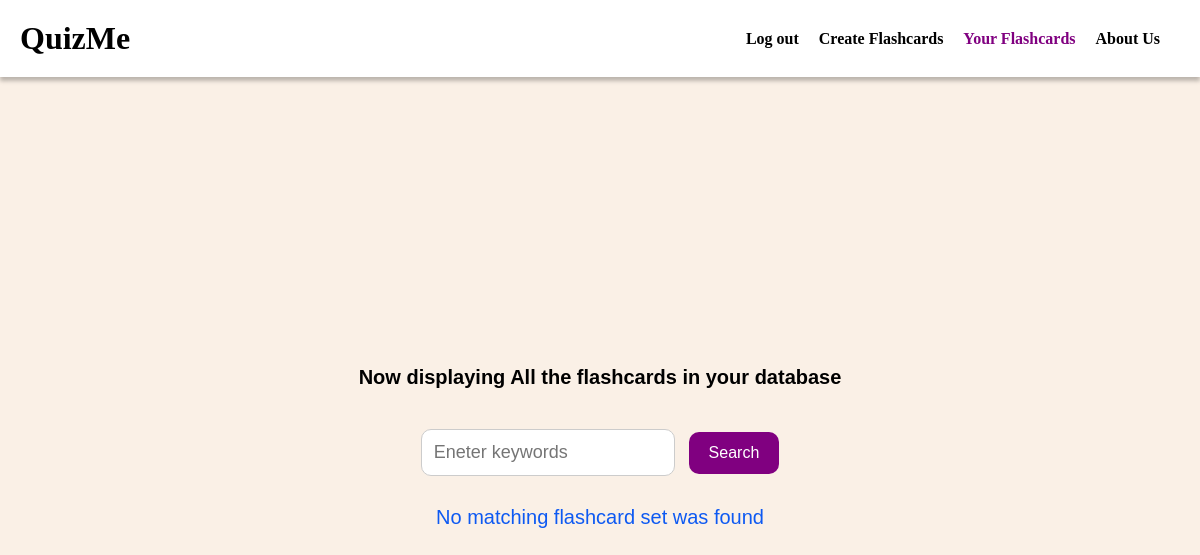
Page /your-flashcards (signed in) on the earlier database version.
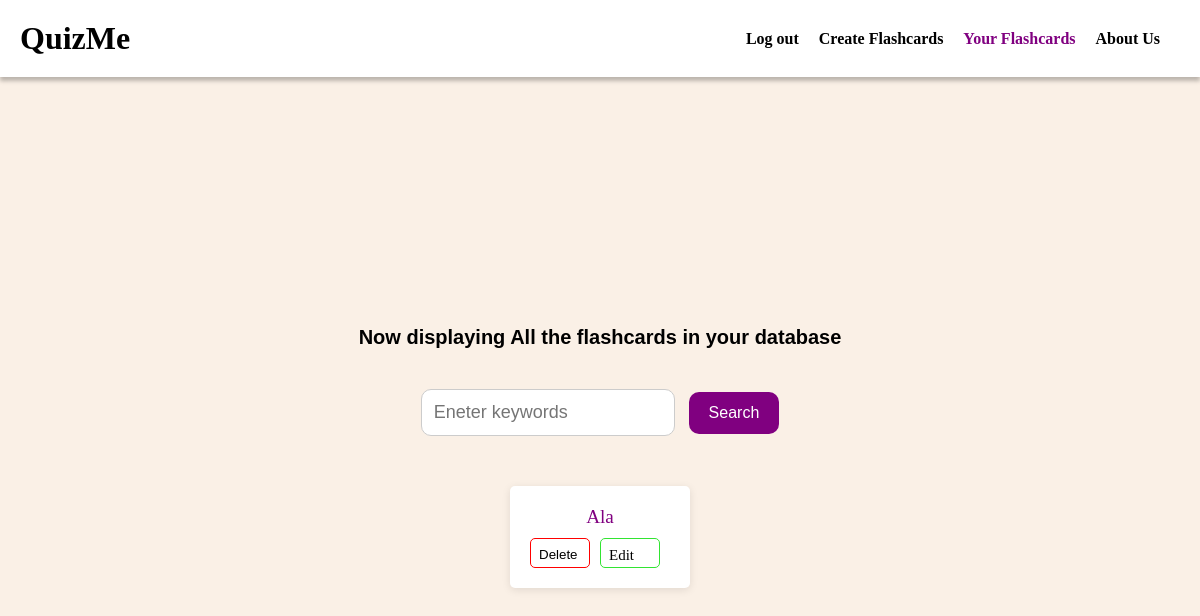
Same page on the later database version.
### run.py (models this page shows, shortened)
class FlashcardSet(db.Model):
    id = db.Column(db.Integer, primary_key=True)
    name = db.Column(db.String(100), nullable=False)
    user_id = db.Column(db.Integer, db.ForeignKey('user.id'), nullable=False)
    flashcards = db.relationship('Flashcard', backref='flashcard_set', lazy=True, cascade='all, delete-orphan')  # Add cascade option

### run.py (the view, shortened to what this page needs)
@app.route('/your-flashcards', methods=['GET', 'POST'])
def your_flashcards():
    if 'user_id' not in session:
        return render_template('login.html', error_message="Please log in to access your flashcards.")
    user_id = session['user_id']
    user = User.query.get(user_id)
    flashcard_sets = user.flashcards
    return render_template('your-flashcards.html', flashcard_sets=flashcard_sets)

### templates/your-flashcards.html (shortened to what this page needs)
<!DOCTYPE html>
<html lang="en">
<head>
  <link rel="stylesheet" href="{{ url_for('static', filename='style.css') }}">
</head>
<body>
  <header>
    <div class="logo-container">
      <h1><b>QuizMe</b></h1>
    </div>
    <nav>
      <ul>
        <li><a href="{{ url_for('index') }}">Log out</a></li>
        <li><a href="{{ url_for('get_started') }}">Create Flashcards</a></li>
        <li><a href="{{ url_for('your_flashcards') }}" class="active">Your Flashcards</a></li>
        <li><a href="{{ url_for('about_us') }}">About Us</a></li>
      </ul>
    </nav>
  </header>
  <section class="hero">
    <h1 class="subtitle">Now displaying All the flashcards in your database</h1>
    <form id="searchForm" action="{{ url_for('search_flashcard_sets') }}" method="POST">
      <input type="text" id = "search" name="search_keywords" placeholder="Eneter keywords">
      <button type="submit" id="login-button">Search</button>
    </form>
  <div class="flashcard-list">
    <div class="flashcard-list">
      {% if flashcard_sets %}
        {% for flashcard_set in flashcard_sets %}
          <div class="flashcard-set-card">
              <a href="{{ url_for('single_flashcard', flashcard_set_name=flashcard_set.name) }}">{{ flashcard_set.name }}</a>
              <div class="side">
              <button class="delete_button" onclick="deleteFlashcardSet('{{ flashcard_set.name }}')">Delete</button>
              <a href="{{ url_for('edit_flashcard_set', flashcard_set_name=flashcard_set.name) }}" class="edit-button"><p id = "edit"> Edit </p></a>
            </div>
          </div>
        {% endfor %}
      {% else %}
        <p id = "subtitle">No matching flashcard set was found</p>
      {% endif %}
    </div>
  </div>
  </section>
</body>
</html>

### static/style.css (style rules this page uses)
* { box-sizing: border-box; margin: 0; padding: 0; }
body { font-family: popping; background-color: linen; overflow-y: scroll; flex-direction: row; color: black; }
header { display: flex; align-items: center; justify-content: space-between; padding: 20px; background-color: white; box-shadow: 0px 4px 4px #00000040; width: 100%; }
h1 { color: black; }
nav ul { list-style: none; display: flex; }
nav ul li { margin-right: 20px; }
nav ul li a { text-decoration: none; color: black; font-weight: bold; }
nav ul li a.active { color: purple; }
.hero { text-align: center; padding: 100px 0; height: 100vh; display: flex; flex-direction: column; justify-content: center; align-items: center; }
.hero h1 { color: black; font-size: 36px; font-weight: bold; margin-bottom: 20px; }
.hero .subtitle { color: black; font-size: 20px; margin-bottom: 40px; font-family: Verdana, Geneva, Tahoma, sans-serif; }

### templates/your-flashcards.html (style rules this page uses)
.flashcard-set-card { background-color: white; border-radius: 5px; margin: 20px; padding: 20px; box-shadow: 0 2px 9px rgba(0, 0, 0, 0.1); display: inline-flex; flex-direction: column; justify-content: space-between; min-width: 20px; position: relative; }
.flashcard-list { display: flex; flex-wrap: wrap; justify-content: center; gap: 20px; margin: 10px; }
.flashcard-set-card a { color: purple; font-size: larger; text-decoration: none; }
#login-button { background-color: purple; color: #fff; border: none; border-radius: 10px; padding: 12px 20px; margin-left: 10px; font-size: 16px; cursor: pointer; }
#search { width: 70%; font-size: 18px; padding: 12px; border: 1px solid #ccc; border-radius: 10px; transition: border-color 0.3s ease; margin-bottom: 10px; }
.flashcard-set-card .delete_button { background-color: white; border: 1px solid red; color: black; width: 60px; height: 30px; border-radius: 5px; padding: 8px 8px; margin-top: 10px; margin-right: 10px; cursor: pointer; }
#edit { font-size: 15px; }
.flashcard-set-card .edit-button { background-color: white; color: black; border: 1px solid rgb(50, 228, 50); border-radius: 5px; width: 60px; height: 30px; padding: 8px 8px; margin-right: 10px; margin-top: 10px; cursor: pointer; }
.side { display: flex; }
.side .edit-button { display: flex; align-items: right; }
.side .delete_button { display: flex; align-items: left; }

Differences in the rows shown:
added FlashcardSet: name "Ala"
Other differences:
text no longer shown: "No matching flashcard set was found"
